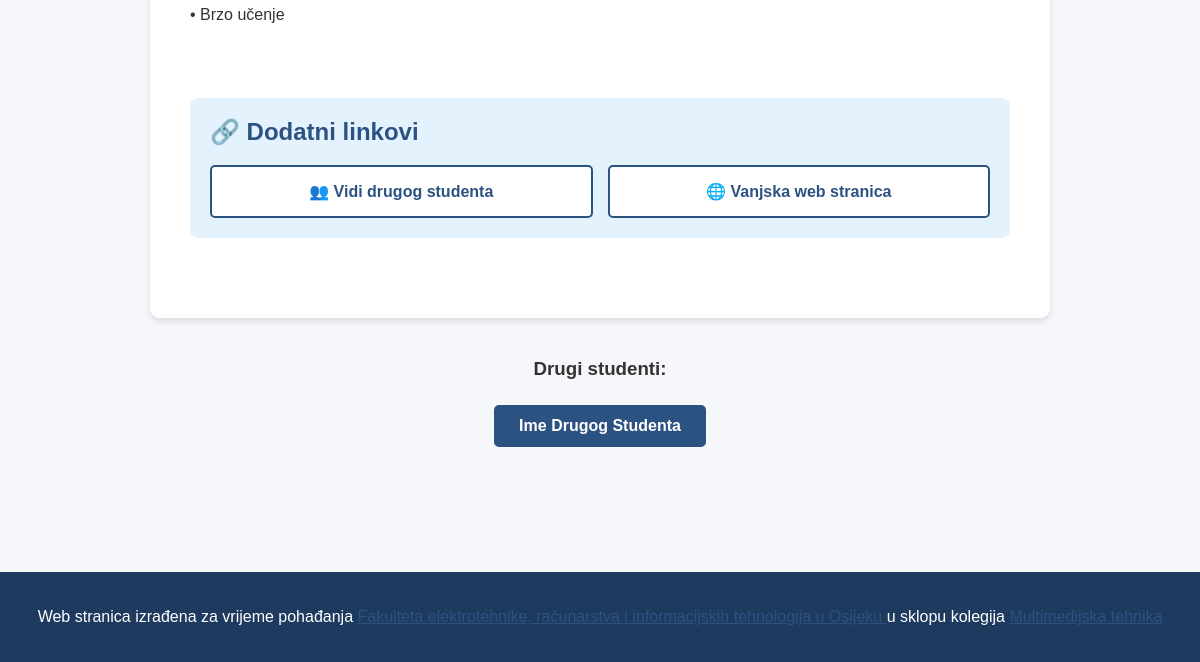
The page /student/3/ (lower part) on the database as committed earlier.
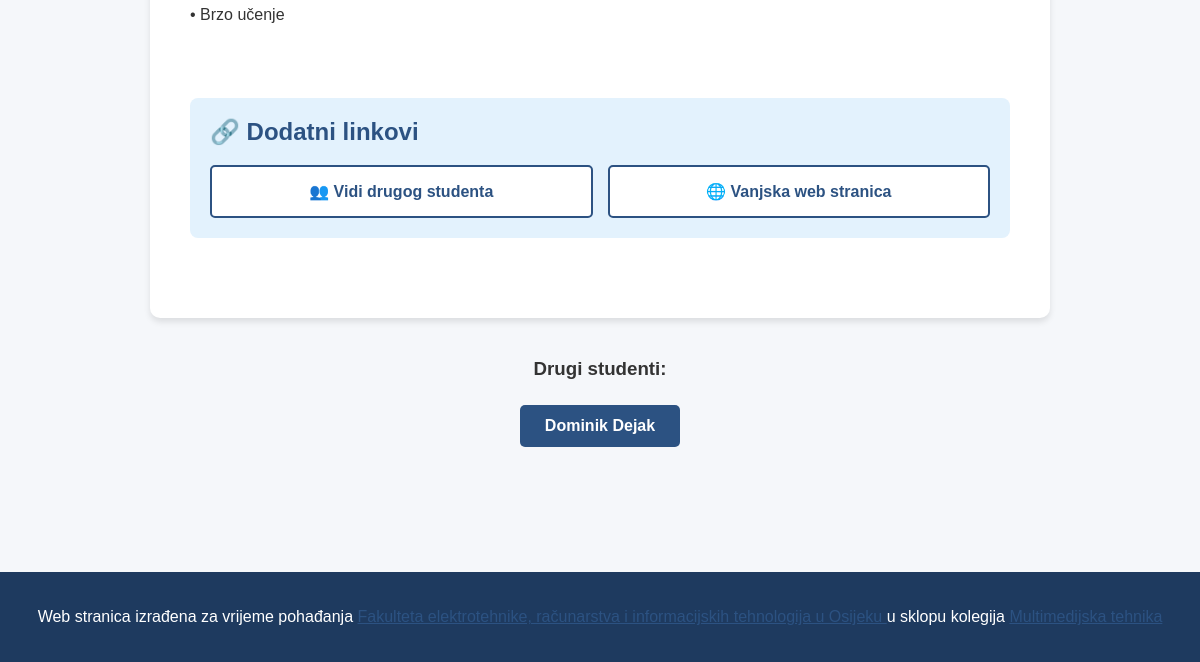
The same page on the database as committed later.
### studenti/models.py (models this page shows, shortened)
class Student(models.Model):
    ime = models.CharField(max_length=200)
    prezime = models.CharField(max_length=200)
    kratko_o = models.CharField(max_length=200, default="", help_text="Kratko o studentu (prikazuje se na početnoj stranici)")
    biografija = models.TextField()
    slika = models.ImageField(upload_to='student_images/')
    zvuk = models.FileField(upload_to='student_media/', blank=True, null=True, help_text="MP3 ili drugi audio format")
    video = models.URLField(blank=True, null=True, help_text="YouTube ili drugi video link")
    datum_rodenja = models.DateField()
    mjesto_rodenja = models.CharField(max_length=200)
    mjesto_stanovanja = models.CharField(max_length=200)
    spol = models.CharField(max_length=10, choices=[('M', 'Muški'), ('Ž', 'Ženski')])
    hobi = models.CharField(max_length=200)
    obrazovanje = models.TextField(help_text="Odvojeno novim linijama")
    vještine = models.TextField(help_text="Odvojeno novim linijama")
    vještine_ostale = models.TextField(help_text="Odvojeno novim linijama")
    link_kolega = models.URLField(blank=True, null=True, help_text="Link na drugog studenta")
    ostali_link = models.URLField(blank=True, null=True, help_text="Link na vanjsku web stranicu")
    class Meta:
        verbose_name_plural = "Studenti"

### studenti/views.py (the view)
# urls.py: path('student/<int:student_id>/', views.student_detail, name='detail'),
def student_detail(request, student_id):
    student = get_object_or_404(Student, id=student_id)
    svi_studenti = Student.objects.exclude(id=student_id)
    embed_url = None
    if student.video:
        match = re.search(r'(?:v=|youtu\.be/)([^?&/]+)', student.video)
        if match:
            embed_url = f"https://www.youtube.com/embed/{match.group(1)}?rel=0"
    context = {
        'student': student,
        'ostali_studenti': svi_studenti,
        'embed_url': embed_url,
    }
    return render(request, 'studenti/detail.html', context)

### studenti/templates/studenti/detail.html (shortened to what this page needs)
{% extends "studenti/base.html" %}
{% load static %}
{% block content %}
<div style="padding: 40px 20px; background: #f5f7fa;">
    <div style="max-width: 900px; margin: 0 auto;">
        <div style="background: white; border-radius: 10px; box-shadow: 0 4px 6px rgba(0,0,0,0.1); padding: 40px; margin-bottom: 40px;">
            <div style="margin-bottom: 40px;">
                <ul style="list-style: none; padding: 20px 0; margin: 0;">
                    {% for stavka in student.vještine_ostale.splitlines %}
                        {% if stavka.strip %}
                            <li style="padding: 8px 0; color: #333;">• {{ stavka }}</li>
                        {% endif %}
                    {% endfor %}
                </ul>
            </div>
            <div style="background: #e3f2fd; padding: 20px; border-radius: 8px; margin-bottom: 40px;">
                <h2 style="color: #2c5282; margin-top: 0;">🔗 Dodatni linkovi</h2>
                <div style="display: grid; grid-template-columns: repeat(auto-fit, minmax(250px, 1fr)); gap: 15px;">
                    {% if student.link_kolega %}
                    <a href="{{ student.link_kolega }}" target="_blank" style="display: block; background: white; padding: 15px; border-radius: 5px; text-decoration: none; color: #2c5282; font-weight: bold; border: 2px solid #2c5282; text-align: center; transition: all 0.3s;" onmouseover="this.style.background='#2c5282'; this.style.color='white'" onmouseout="this.style.background='white'; this.style.color='#2c5282'">
                        👥 Vidi drugog studenta
                    </a>
                    {% endif %}
                    {% if student.ostali_link %}
                    <a href="{{ student.ostali_link }}" target="_blank" style="display: block; background: white; padding: 15px; border-radius: 5px; text-decoration: none; color: #2c5282; font-weight: bold; border: 2px solid #2c5282; text-align: center; transition: all 0.3s;" onmouseover="this.style.background='#2c5282'; this.style.color='white'" onmouseout="this.style.background='white'; this.style.color='#2c5282'">
                        🌐 Vanjska web stranica
                    </a>
                    {% endif %}
                </div>
            </div>
        </div>
        {% if ostali_studenti %}
        <div style="text-align: center; margin-top: 40px;">
            <h3 style="color: #333; margin-bottom: 20px;">Drugi studenti:</h3>
            {% for drugi_student in ostali_studenti %}
                <a href="{% url 'studenti:detail' drugi_student.id %}" style="display: inline-block; background: #2c5282; color: white; padding: 12px 25px; border-radius: 5px; text-decoration: none; margin: 5px; font-weight: bold; transition: background 0.3s;" onmouseover="this.style.background='#1e3a5f'" onmouseout="this.style.background='#2c5282'">
                    {{ drugi_student.ime }} {{ drugi_student.prezime }}
                </a>
            {% endfor %}
        </div>
        {% endif %}
    </div>
</div>
{% endblock %}

### studenti/templates/studenti/base.html (shortened to what this page needs)
{% load static %}
<!DOCTYPE html>
<html lang="hr">
<head>
    <link rel="stylesheet" href="{% static 'css/style.css' %}">
</head>
<body>
<main>
    {% block content %}{% endblock %}
</main>
<footer>
    <p>
        Web stranica izrađena za vrijeme pohađanja
        <a href="https://www.ferit.unios.hr/" target="_blank">
            Fakulteta elektrotehnike, računarstva i informacijskih tehnologija u Osijeku
        </a>
        u sklopu kolegija
        <a href="https://moodle.srce.hr/" target="_blank">
            Multimedijska tehnika
        </a>
    </p>
</footer>
</body>
</html>

### static/css/style.css (style rules this page uses)
body { font-family: Arial, Helvetica, sans-serif; margin: 0; background: #f5f7fa; color: #333; }
main { padding: 40px; }
ul { line-height: 1.8; }
footer { background: #1e3a5f; color: white; text-align: center; padding: 20px; margin-top: 40px; }
a { color: #2c5282; }

Rows that differ between the two databases and show on the page:
changed Student: ime "Ime" → "Dominik"; prezime "Drugog Studenta" → "Dejak"
